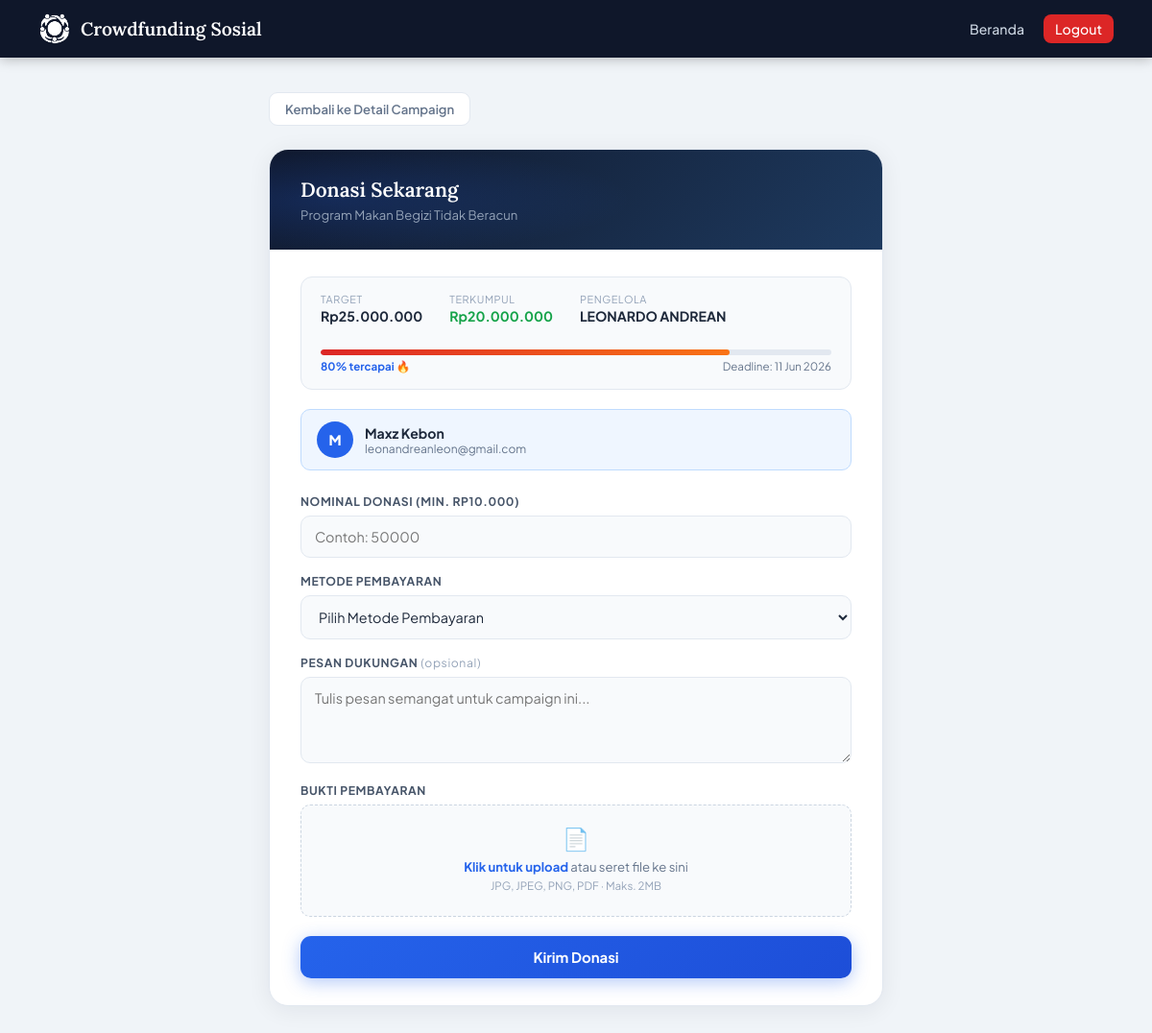
The app's page /donate.php?campaign_id=9 (signed in) with its own data.
### tables this page shows
CREATE TABLE `campaigns` (
  `id` int(11) NOT NULL,
  `manager_id` int(11) NOT NULL,
  `title` varchar(150) NOT NULL,
  `category` varchar(100) NOT NULL,
  `location` varchar(150) NOT NULL,
  `description` text NOT NULL,
  `target_amount` decimal(15,2) NOT NULL DEFAULT 0.00,
  `collected_amount` decimal(15,2) NOT NULL DEFAULT 0.00,
  `deadline` datetime NOT NULL,
  `image` varchar(255) NOT NULL,
  `bank_info` varchar(255) NOT NULL,
  `created_at` timestamp NOT NULL DEFAULT current_timestamp()
);

CREATE TABLE `users` (
  `id` int(11) NOT NULL,
  `name` varchar(100) NOT NULL,
  `email` varchar(100) NOT NULL,
  `phone` varchar(20) NOT NULL,
  `address` text DEFAULT NULL,
  `avatar` varchar(255) DEFAULT NULL,
  `password` varchar(255) NOT NULL,
  `role` enum('donor','manager') NOT NULL DEFAULT 'donor',
  `created_at` timestamp NOT NULL DEFAULT current_timestamp()
);

### donate.php (the view, shortened to what this page needs)
<?php
require 'config.php';
function progColor(int $pct): array {
    return               ['grad' => 'linear-gradient(90deg,#dc2626,#f97316)', 'fire' => true];
}
$campaign_id = isset($_GET['campaign_id']) ? (int)$_GET['campaign_id'] : 0;
$stmt = $conn->prepare("
    SELECT c.*, u.name AS manager_name
    FROM campaigns c
    JOIN users u ON c.manager_id = u.id
    WHERE c.id = ?
    LIMIT 1
");
$stmt->bind_param("i", $campaign_id);
$stmt->execute();
$campaign = $stmt->get_result()->fetch_assoc();
$pct = ($campaign['target_amount'] > 0)
    ? min(100, round(($campaign['collected_amount'] / $campaign['target_amount']) * 100))
    : 0;
?>
<!DOCTYPE html>
<html lang="id">
<head>
</head>
<body>
<nav class="navbar">
    <a class="navbar-brand" href="index.php">
        <img src="uploads/LogoKecil.png" alt="Logo">
        Crowdfunding Sosial
    </a>
    <div class="navbar-links">
        <a href="index.php">Beranda</a>
        <a href="logout.php" class="danger">Logout</a>
    </div>
</nav>
<div class="page">
    <a href="detail.php?id=<?= $campaign['id'] ?>" class="back-link">Kembali ke Detail Campaign</a>
    <div class="donate-card">
        <div class="card-header">
            <h2>Donasi Sekarang</h2>
            <p><?= htmlspecialchars($campaign['title']) ?></p>
        </div>
        <div class="card-body">
            <div class="campaign-info">
                <div class="ci-item">
                    <div class="ci-label">Target</div>
                    <div class="ci-value">Rp<?= number_format($campaign['target_amount'], 0, ',', '.') ?></div>
                </div>
                <div class="ci-item">
                    <div class="ci-label">Terkumpul</div>
                    <div class="ci-value green">Rp<?= number_format($campaign['collected_amount'], 0, ',', '.') ?></div>
                </div>
                <div class="ci-item">
                    <div class="ci-label">Pengelola</div>
                    <div class="ci-value"><?= htmlspecialchars($campaign['manager_name']) ?></div>
                </div>
                <div style="flex-basis:100%">
                    <?php $pc = progColor($pct); ?>
                    <div class="prog-bg">
                        <div class="prog-fill" style="width:<?= $pct ?>%;background:<?= $pc['grad'] ?>"></div>
                    </div>
                    <div class="prog-label">
                        <span class="pct"><?= $pct ?>% tercapai<?= $pc['fire'] ? ' 🔥' : '' ?></span>
                        <span>Deadline: <?= date('d M Y', strtotime($campaign['deadline'])) ?></span>
                    </div>
                </div>
            </div>
            <div class="donor-info">
                <div class="donor-avatar"><?= strtoupper(substr($_SESSION['user_name'], 0, 1)) ?></div>
                <div>
                    <div class="d-name"><?= htmlspecialchars($_SESSION['user_name']) ?></div>
                    <div class="d-email"><?= htmlspecialchars($_SESSION['user_email']) ?></div>
                </div>
            </div>
            <form method="post" enctype="multipart/form-data" id="donateForm">
                <div class="form-group">
                    <label>Nominal Donasi (min. Rp10.000)</label>
                    <input type="number" name="amount" placeholder="Contoh: 50000" min="10000"
                           value="<?= htmlspecialchars($_POST['amount'] ?? '') ?>" required>
                </div>
                <div class="form-group">
                    <label>Metode Pembayaran</label>
                    <select name="payment_method" id="paymentMethod">
                        <option value="">Pilih Metode Pembayaran</option>
                    </select>
                </div>
                <div class="form-group">
                    <label>Pesan Dukungan <span style="color:#94a3b8;font-weight:400;text-transform:none">(opsional)</span></label>
                    <textarea name="message" placeholder="Tulis pesan semangat untuk campaign ini..."><?= htmlspecialchars($_POST['message'] ?? '') ?></textarea>
                </div>
                <div class="form-group">
                    <label>Bukti Pembayaran</label>
                    <div class="file-upload-wrap" id="fileWrap">
                        <div class="fu-icon">&#128196;</div>
                        <div class="fu-text"><strong>Klik untuk upload</strong> atau seret file ke sini</div>
                        <div class="fu-hint">JPG, JPEG, PNG, PDF &middot; Maks. 2MB</div>
                    </div>
                </div>
                <button type="submit" name="submit_donation" class="btn-submit">Kirim Donasi</button>
            </form>
        </div>
    </div>
</div>
</body>
</html>

### records on screen
campaigns: title "Program Makan Begizi Tidak Beracun", target_amount "25.000.000", collected_amount "20.000.000", manager.name "LEONARDO ANDREAN", deadline "11 Jun 2026"

### other values on screen
$pct "80"
substr($_SESSION['user_name'], 0, 1) "M"
$_SESSION['user_name'] "Maxz Kebon"
$_SESSION['user_email'] "leonandreanleon@gmail.com"
